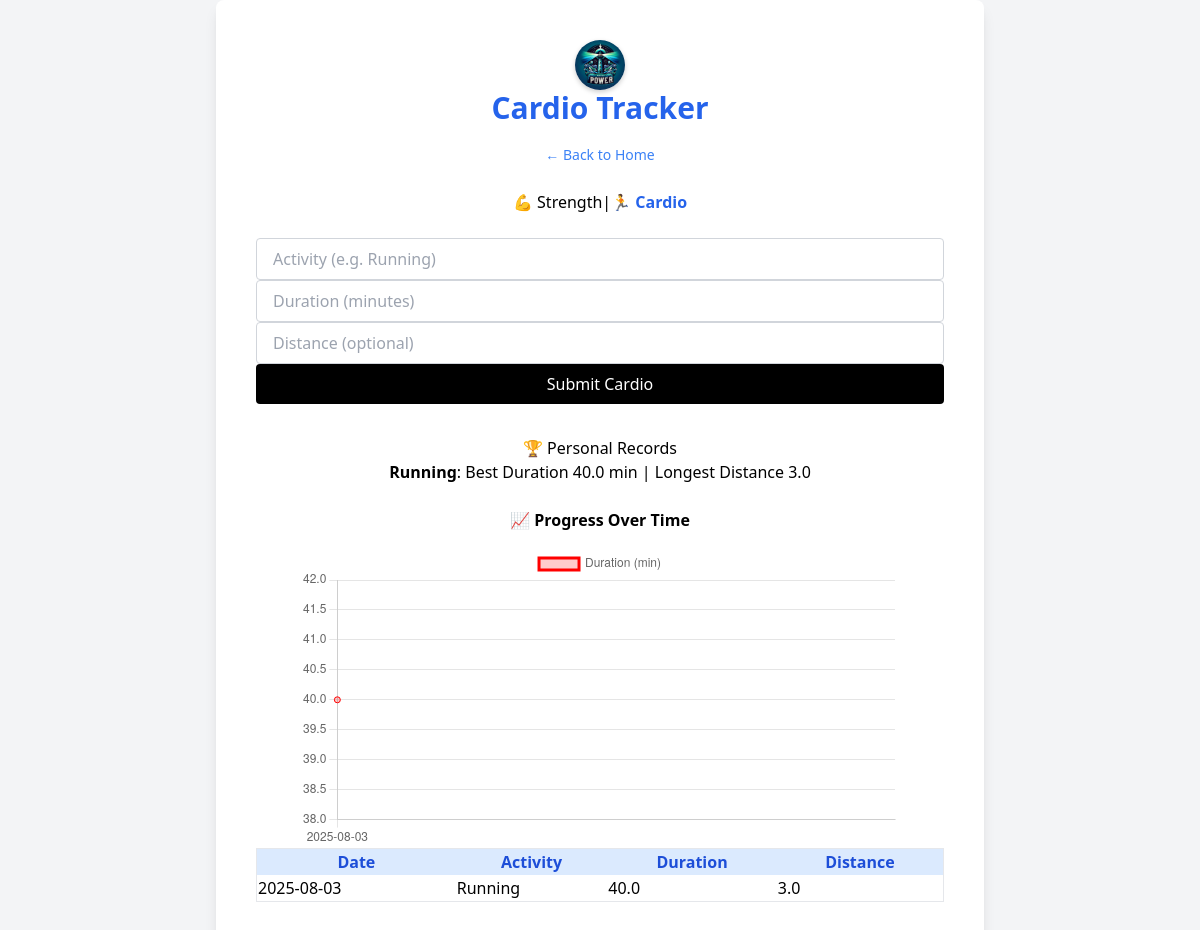
The page /cardio (signed in) on the database as committed earlier.
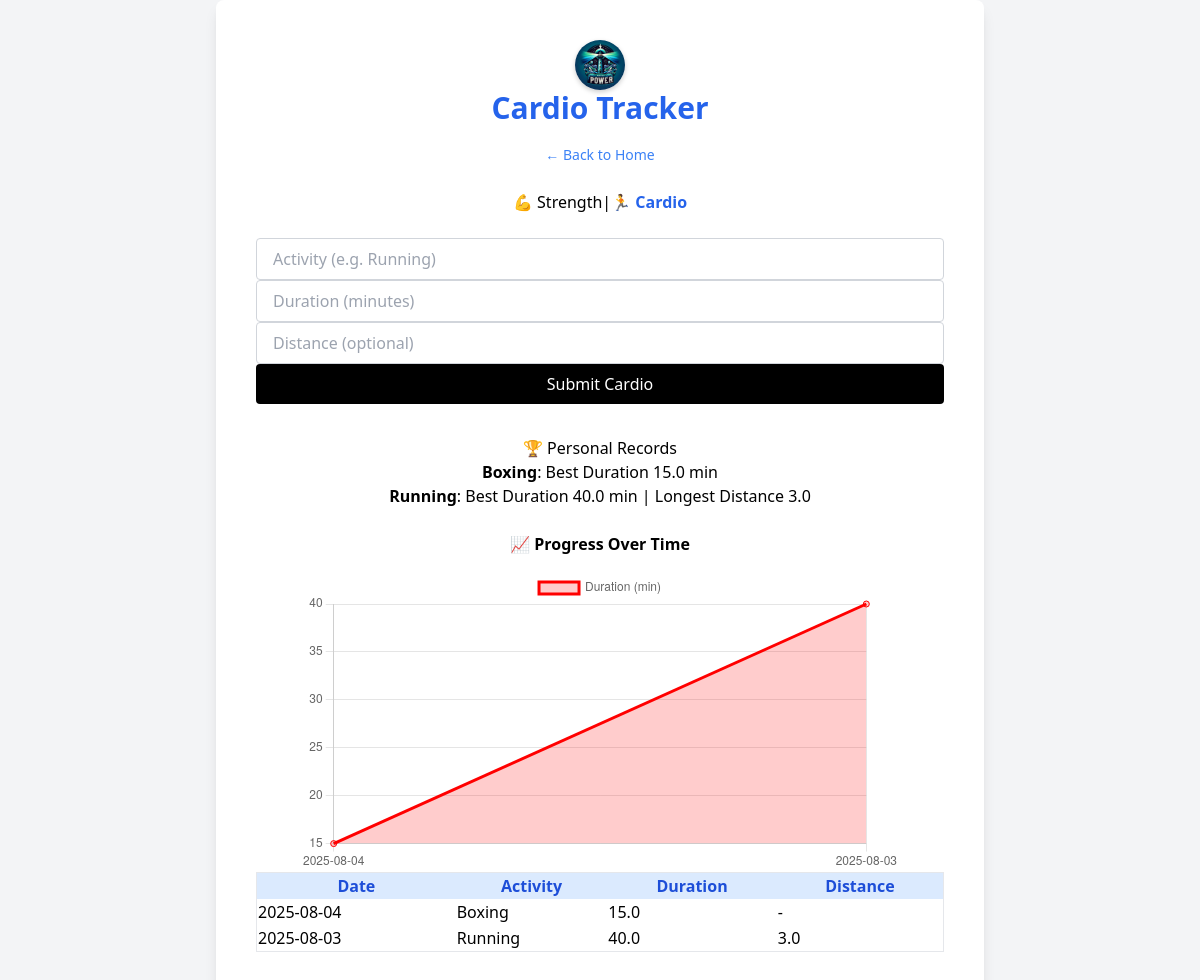
The same page on the database as committed later.
### app.py (models this page shows)
class Cardio(db.Model):
    id = db.Column(db.Integer, primary_key=True)
    date = db.Column(db.String(10))
    activity = db.Column(db.String(100))
    duration = db.Column(db.Float)  # minutes
    distance = db.Column(db.Float)  # optional
    user_id = db.Column(db.Integer, db.ForeignKey('user.id'), nullable=False)

### app.py (the view, shortened to what this page needs)
@app.route('/cardio', methods=['GET', 'POST'])
@login_required
def cardio():
    selected_activity = request.args.get('activity')
    if selected_activity:
        cardio_data = Cardio.query.filter_by(
            activity=selected_activity, user_id=current_user.id
        ).order_by(Cardio.date.desc()).all()
    else:
        cardio_data = Cardio.query.filter_by(
            user_id=current_user.id
        ).order_by(Cardio.date.desc()).all()
    all_activities = db.session.query(Cardio.activity).filter_by(
        user_id=current_user.id
    ).distinct().all()
    all_activities = [a[0] for a in all_activities]
    pr_durations = db.session.query(Cardio.activity, func.max(Cardio.duration)).filter_by(user_id=current_user.id).group_by(Cardio.activity).all()
    pr_distances = db.session.query(Cardio.activity, func.max(Cardio.distance)).filter(Cardio.user_id == current_user.id, Cardio.distance.isnot(None)).group_by(Cardio.activity).all()
    pr_duration_dict = {a: d for a, d in pr_durations}
    pr_distance_dict = {a: dist for a, dist in pr_distances}
    return render_template('cardio.html',
                           cardio_data=cardio_data,
                           all_activities=all_activities,
                           selected_activity=selected_activity,
                           pr_duration_dict=pr_duration_dict,
                           pr_distance_dict=pr_distance_dict)

### app.py (called while the page is built)
@login_manager.user_loader
def load_user(user_id):
    return User.query.get(int(user_id))

### templates/cardio.html (shortened to what this page needs)
<!DOCTYPE html>
<html>
<head>
  <link href="/static/css/output.css" rel="stylesheet">
</head>
<body class="bg-gray-100 min-h-screen flex items-center justify-center">
  <div class="bg-white p-10 rounded-lg shadow-lg w-full max-w-3xl">
    <div class="text-center mb-6">
      <img src="{{ url_for('static', filename='images/portofpower_logo.webp') }}"
           style="width:50px;height:50px;border-radius:50%;box-shadow:0 2px 5px rgba(0,0,0,0.2);margin:auto;">
      <h1 class="text-3xl font-bold text-blue-600 mb-4">Cardio Tracker</h1>
      <a href="{{ url_for('index') }}" class="text-blue-500 hover:underline text-sm">← Back to Home</a>
    </div>
<div class="flex justify-center space-x-4 mb-6">
  {% if request.endpoint == 'progress' %}
    <span class="font-bold text-blue-600 border-b-2 border-blue-600 pb-1">💪 Strength</span>
    <span class="text-gray-400">|</span>
    <a href="{{ url_for('cardio') }}" class="text-blue-400 hover:text-blue-600 transition">🏃 Cardio</a>
  {% else %}
    <a href="{{ url_for('progress') }}" class="text-blue-400 hover:text-blue-600 transition">💪 Strength</a>
    <span class="text-gray-400">|</span>
    <span class="font-bold text-blue-600 border-b-2 border-blue-600 pb-1">🏃 Cardio</span>
  {% endif %}
</div>
    <form method="POST" action="/cardio" class="mb-8 max-w-md mx-auto space-y-4">
      <input type="text" name="activity" placeholder="Activity (e.g. Running)"
             class="w-full border border-gray-300 rounded px-4 py-2" required>
      <input type="number" name="duration" placeholder="Duration (minutes)" step="0.1"
             class="w-full border border-gray-300 rounded px-4 py-2" required>
      <input type="number" name="distance" placeholder="Distance (optional)" step="0.1"
             class="w-full border border-gray-300 rounded px-4 py-2">
      <button type="submit" class="bg-black text-white w-full py-2 rounded hover:bg-gray-800">
        Submit Cardio
      </button>
    </form>
    <h2 class="text-xl font-semibold mb-2 text-center">🏆 Personal Records</h2>
    <ul class="text-center mb-6">
      {% for act, dur in pr_duration_dict.items() %}
        <li><b>{{ act }}</b>: Best Duration {{ dur }} min{% if pr_distance_dict.get(act) %} | Longest Distance {{ pr_distance_dict[act] }}{% endif %}</li>
      {% endfor %}
    </ul>
    <h2 class="text-xl font-semibold mb-4 text-center"><b>📈 Progress Over Time</b></h2>
    <div class="mb-10" style="max-width:600px;margin:auto;">
      <canvas id="cardioChart"></canvas>
    </div>
    <div class="overflow-x-auto">
      <table class="table-auto w-full border">
        <thead class="bg-blue-100 text-blue-700">
          <tr><th>Date</th><th>Activity</th><th>Duration</th><th>Distance</th></tr>
        </thead>
        <tbody>
          {% for entry in cardio_data %}
            <tr>
              <td>{{ entry.date }}</td>
              <td>{{ entry.activity }}</td>
              <td>{{ entry.duration }}</td>
              <td>{{ entry.distance if entry.distance else '-' }}</td>
            </tr>
          {% endfor %}
        </tbody>
      </table>
    </div>
  </div>
  <script>
    const labels = [{% for e in cardio_data %}'{{ e.date }}',{% endfor %}];
    const durations = [{% for e in cardio_data %}{{ e.duration }},{% endfor %}];
    if(labels.length){
      new Chart(document.getElementById('cardioChart'), {
        type:'line',
        data:{labels:labels, datasets:[{label:'Duration (min)', data:durations, borderColor:'red', backgroundColor:'rgba(255,0,0,0.2)', fill:true}]}
      });
    }
  </script>
</body>
</html>

Rows that differ between the two databases and show on the page:
added Cardio: activity "Boxing", duration "15.0", date "2025-08-04", distance "-"
Other text that changed with them:
chart data {{ e.date }}: 2025-08-03 → 2025-08-04, 2025-08-03
chart data {{ e.duration }}: 40.0 → 15.0, 40.0
